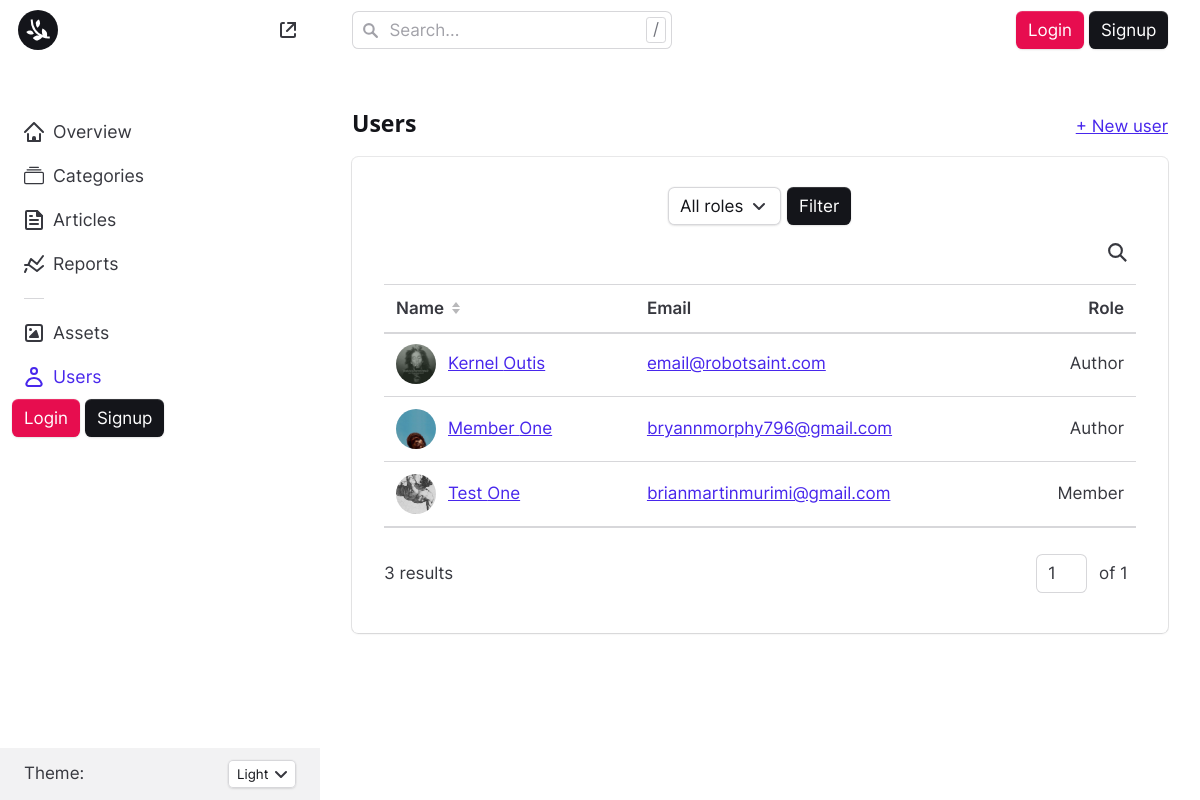
The page /members/ on the database its author committed.
### articles/models.py (models this page shows, shortened)
class Member(models.Model):
    user=models.ForeignKey(settings.AUTH_USER_MODEL, on_delete=models.CASCADE, related_name='members')
    name=models.CharField(max_length=255, blank=True)
    image=models.ImageField(upload_to='users', blank=True)
    slug=models.SlugField(unique=True, blank=True)
    is_author=models.BooleanField(default=False)
    is_moderator=models.BooleanField(default=False)
    def has_image(self):
        return bool(self.image)
    def get_absolute_url(self):
        return reverse('user', kwargs={
            'slug': self.slug})

### users/models.py (models this page shows, shortened)
class CustomUser(AbstractUser):
    email=models.EmailField(unique=True)
    USERNAME_FIELD=('email')
    REQUIRED_FIELDS=['username']

### articles/views.py (the view)
# urls.py: path('members/', Members.as_view(), name='members'),
class Members(ListView):
    model=Member
    template_name='users/users.html'
    context_object_name='members'
    paginate_by=10
    def get_context_data(self, **kwargs):
        context = super().get_context_data(**kwargs)
        context['members']=Member.objects.all()
        return context

### articles/forms.py
class ArticleSearchForm(forms.Form):
    query = forms.CharField(
        max_length=100,
        label='Search Articles',
        widget=forms.TextInput(attrs={'class': 'reset yx-nxh js-expandable-search__input', 'placeholder': 'Search articles...', 'required': 'required', 'name': 'query', 'id': 'query'})
    )

### articles/context_processors.py (called while the page is built)
def articles_count(request):
    articles=Article.objects.all()
    if articles:
        article_count=0
        for article in articles:
            article_count+=1
        return{"article_count":article_count}
    return{"article_count":0}

def members_count(request):
    members=Member.objects.all()
    if members:
        member_count=0
        for member in members:
            member_count+=1
        return{"member_count":member_count}
    return{"member_count":0}

def categories_count(request):
    categories=Category.objects.all()
    if categories:
        category_count=0
        for category in categories:
            category_count+=1
        return{"category_count":category_count}
    return{"category_count":0}

def credentials(request):
    if request.user.is_authenticated:
        try:
            member= get_object_or_404(Member, user=request.user)
        except Member.DoesNotExist:
            member = None
        return {'member': member}
    member = None
    return {'member': member}

def article_search_form(request):
    return {'article_search_form': ArticleSearchForm()}

### templates/users/users.html (shortened to what this page needs)
{% extends 'base.html' %}
{% load static %}
{% block content %}
    <div class="yx-tvj">
        {% include 'components/sidebar.html' %}
      <main class="yx-ya z-index-1 flex-grow yx-gh yx-t_d yx-t_g yx-tk_ yx-tqm yx-njv">
      {% include 'components/main-header.html' %}
        <div class="yx-t yx-gy yx-padding-rr">
          <header class="yx-lb">
            <div class="d-flex justify-content-between gap-xxs yx-tos yx-tom yx-tow">
              <h1 class="text-lg">Users</h1>
              <p><a href="new-user.html">+ New user</a></p>
            </div>
          </header>
          <div class="yx-nyk yx-padding-nm yx-padding-ti yx-padding-g">
            <div class="yx-padding-re yx-border-n" data-table-controls="table-id">
              <ul class="flex flex-column gap-xxs yx-tos yx-tog">
                <li class>
                  <div class="flex yx-a_ items-center gap-xxxs">
                    <div class="select" style="--select-icon-size: 12px;">
                      <select class="yx-nwx btn btn--subtle" name="select-role" id="select-role">
                        <option value="0">All roles</option>
                      </select>
                    </div>
                    <button class="btn btn--primary">Filter</button>
                  </div>
                </li>
                <li class="yx-tfc">
                  <form class="yx-nxc js-expandable-search" style="--expandable-search-icon-size: 1.25em; --expandable-search-size-expanded: 12em;">
                    <label class="sr-only" for="expandable-search">Filter articles</label> <input class="reset yx-nxh js-expandable-search__input" type="search" name="expandable-search" id="expandable-search" placeholder="Search users...">
                    <button class="reset yx-nxd">
                      <svg class="icon" viewBox="0 0 20 20">
                        <title>Search</title>
                        <g fill="none" stroke="currentColor" stroke-miterlimit="10" stroke-width="2">
                          <circle cx="8" cy="8" r="6"></circle>
                          <line x1="12.243" y1="12.243" x2="18" y2="18"></line>
                        </g>
                      </svg>
                    </button>
                  </form>
                </li>
              </ul>
            </div>
            <div id="table-id" class="int-table js-int-table">
              <div class="yx-rte">
                <table class="yx-rtt" aria-label="Interactive table example">
                  <thead class="yx-rtn js-int-table__header">
                    <tr class="yx-rti">
                      <th class="int-table__cell yx-rto yx-rtu js-int-table__cell--sort">
                        <div class="flex items-center">
                          <span>Name</span>
                          <svg class="icon yx-ac yx-cp yx-rtf" aria-hidden="true" viewBox="0 0 12 12">
                            <polygon class="yx-rtl" points="6 0 10 5 2 5 6 0"></polygon>
                            <polygon class="yx-rtc" points="6 12 2 7 10 7 6 12"></polygon>
                          </svg>
                        </div>
                      </th>
                      <th class="int-table__cell yx-rto yx-pj">Email</th>
                      <th class="int-table__cell yx-rto yx-pq">Role</th>
                    </tr>
                  </thead>
                  <tbody class="yx-rtr js-int-table__body">
                    {% if members %}
                    {% for member in page_obj %}
                    <tr class="yx-rti">
                      <td class="int-table__cell max-width-xxxxs">
                        <div class="flex items-center gap-xs">
                          {% if member.has_image %}
                          <figure class="yx-nbf yx-xy yx-wd yx-fi"><img class="block yx-me yx-ge object-cover" src="{{member.image.url}}" alt="{{member.user.username}}"></figure>
                          {%endif%}
                          <a href="{{member.get_absolute_url}}">{{member.user.first_name}} {{member.user.last_name}}</a>
                        </div>
                      </td>
                      <td class="int-table__cell"><a href="{{member.user.email}}" class="__cf_email__" data-cfemail="c5aaa9acb3aca485a0a8a4aca9eba6aaa8">{{member.user.email}}</a></td>
                      {% if member %}
                      {% if member.is_author == True %}
                      <td class="int-table__cell yx-pq">Author</td>
                      {% elif member.is_moderator == True %}
                      <td class="int-table__cell yx-pq">Moderator</td>
                      {% else %}
                      <td class="int-table__cell yx-pq">Member</td>
                      {% endif %}
                      {% endif %}
                    </tr>
                    {% endfor %}
                    {% endif %}
                  </tbody>
                </table>
              </div>
            </div>
            <div class="flex items-center justify-between yx-padding-g">
              <p>{{member_count}} results</p>
              {% include 'components/pagination.html' %}
            </div>
          </div>
        </div>
      </main>
    </div>
    {% endblock %}

### static/assets/css/custom.css (style rules this page uses)
:root { --ad5-color-primary-hsl: 250, 84%, 54%; --ad5-color-bg-hsl: 0, 0%, 100%; --ad5-color-contrast-high-hsl: 230, 7%, 23%; --ad5-color-contrast-higher-hsl: 230, 13%, 9%; --ad5-color-contrast-medium-hsl: 225, 4%, 47%; --ad5-color-accent-hsl: 342, 89%, 48%; --ad5-color-contrast-lower-hsl: 240, 4%, 85%; --ad5-space-xs: 0.5rem; --ad5-space-md: 1.25rem; --ad5-space-lg: 2rem; --ad5-space-sm: 0.75rem; --ad5-text-md: 1.2rem; --ad5-text-base: 1rem; --ad5-text-sm: 0.833rem; --ad5-text-sm: 0.833rem; }
@media (min-width: 64rem) { :root { --ad5-space-xs: 0.75rem; --ad5-space-md: 2rem; --ad5-space-lg: 3.125rem; --ad5-space-sm: 1.125rem; --ad5-text-md: 1.5625rem; --ad5-text-base: 1.25rem; --ad5-text-sm: 1rem; --ad5-text-sm: 1rem; } }
:root { --comments-author-img-size: 2.6em; --comments-author-content-gap: var(--space-xs); --comments-gap: var(--space-md) }
:root { --author-img-size: 4em; }

### static/assets/css/typography.css (style rules this page uses)
html { -webkit-font-smoothing:antialiased;-moz-osx-font-smoothing:grayscale }
body { color:var(--color-contrast-high);font-family:var(--font-primary);font-size:var(--text-base);line-height:1.4 }
h1,h2,h3,h4 { color:var(--color-contrast-higher);line-height:1.2;font-weight:700 }
h1 { font-size:var(--text-2xl) }

### templates/base.html (style rules this page uses)
.yx-tqm { overflow-x: hidden; }
body { overflow-x: hidden; font-family: 'inter', 'Inter'; }
@media (min-width: 1200px) { body { font-size: 17px; } }

### rows shown on the page
Member: image (picture), user.first_name "Kernel", user.last_name "Outis", user.email "email@robotsaint.com", is_author "Author"
Member: image (picture), user.first_name "Member", user.last_name "One", user.email "bryannmorphy796@gmail.com", is_author "Author"
Member: image (picture), user.first_name "Test", user.last_name "One", user.email "brianmartinmurimi@gmail.com", is_author "Member"

### other values the page prints
{{ member_count }} "3"
{{ page_obj.paginator.num_pages }} "1"
